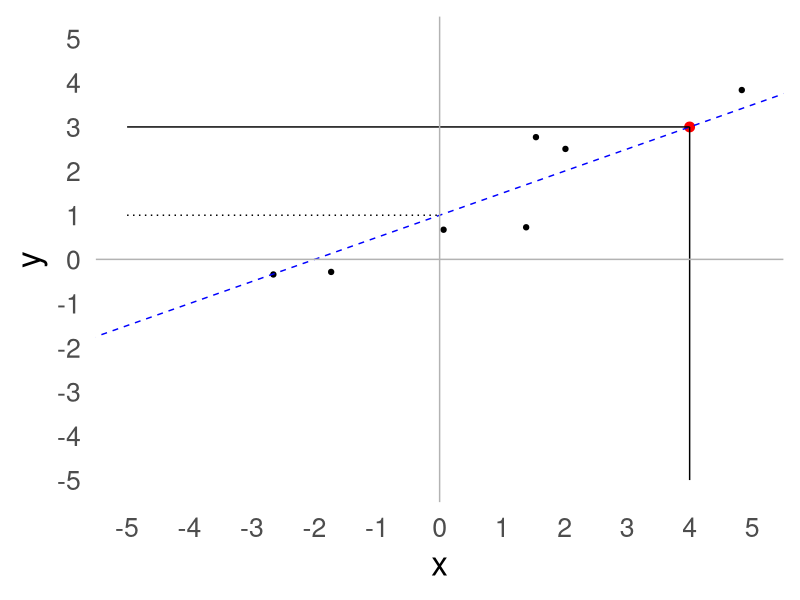
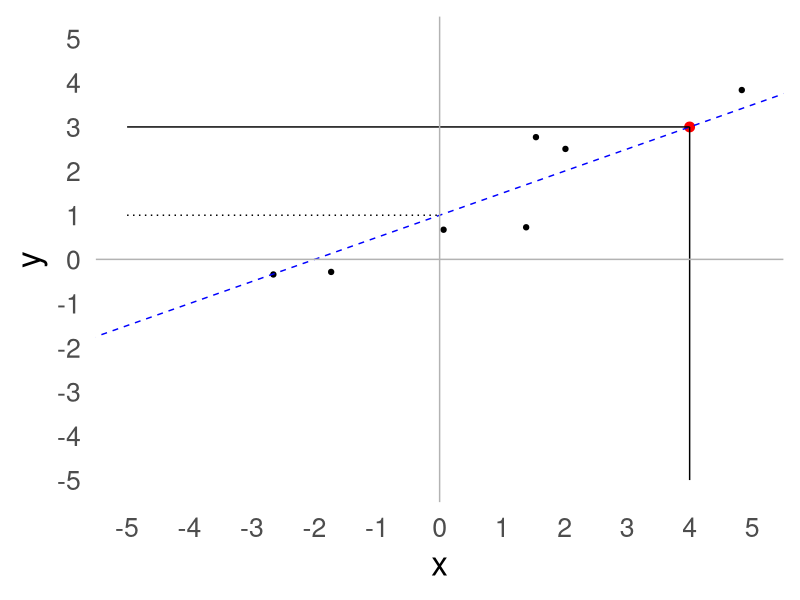

Here is the R script that generated these plots, in order:
library(ggplot2)
xs <- rnorm(10, sd = 2.5)
ggplot() +
  geom_point(data = data.frame(x = 4, y = 3), aes(x = x, y = y), size = 3, color = "red") +
  geom_point(data = data.frame(xs = xs, ys = xs*rnorm(10, .5, .05) + rnorm(10, 1, 1)), aes(x = xs, y = ys)) +
  geom_abline(intercept = 1, slope = .5, color = "blue", linetype = "dashed") +
  geom_segment(aes(x = 4, xend = -5, y = 3, yend = 3)) +
  geom_segment(aes(x = 4, xend = 4, y = 3, yend = -5)) +
  geom_segment(aes(x = -5, xend = 0, y = 1, yend = 1), linetype = "dotted") +
  scale_x_continuous(limits = c(-5, 5), breaks = c(-5:5)) +
  scale_y_continuous(limits = c(-5, 5), breaks = c(-5:5)) +
  geom_vline(xintercept = 0, color = "gray70") +
  geom_hline(yintercept = 0, color = "gray70") +
  theme_minimal(base_size = 24) +
  theme(panel.grid = element_blank(),
        plot.background = element_rect(color = "white"))
ggsave("~/Downloads/linear_equation.png", height = 8, width = 8)
